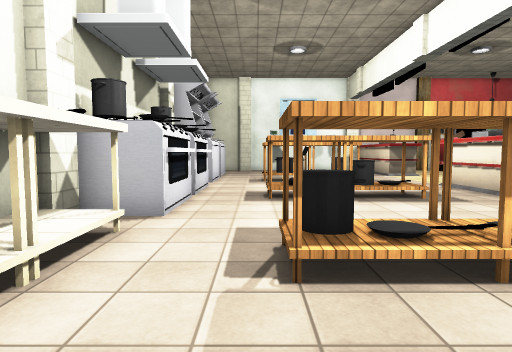
View 1 (above)

21 first-person views from a walk through a 3-D level made in the Unity game engine. The camera is 1.5 m above the floor, tilts 4° down and sees 75° across. The floor is counted in squares, 1 m on a side. Each view is taken from the middle of a square. On the plan, view 1 faces up. The plan holds only what a view shows up to about 15 squares ahead; the rest is blank. The place goes on beyond the plan. Some surface patterns are stand-ins.

View 2
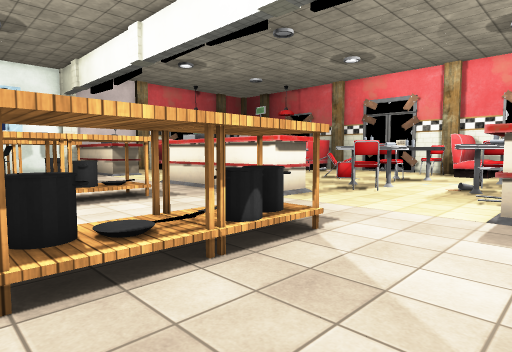

View 3
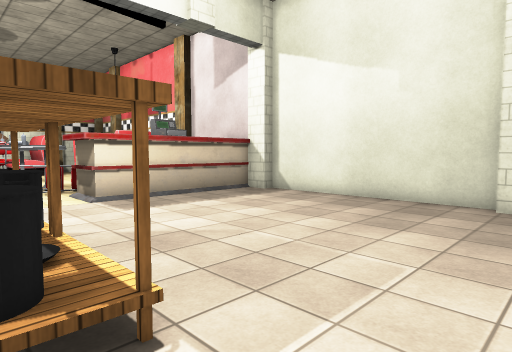

View 4
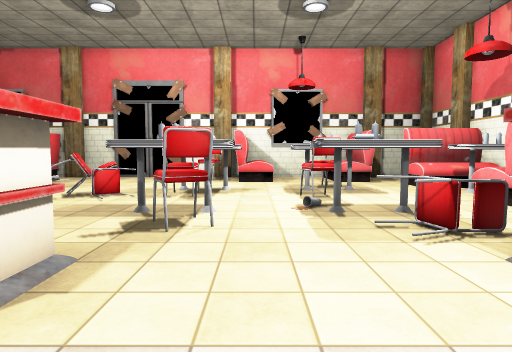

View 5
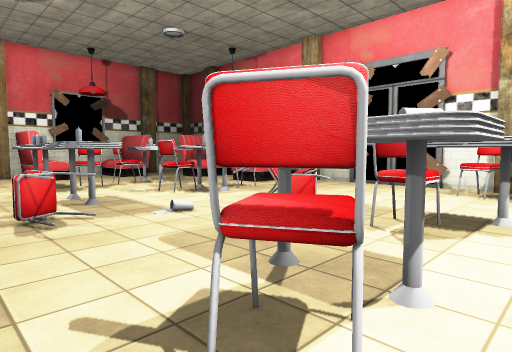

View 6
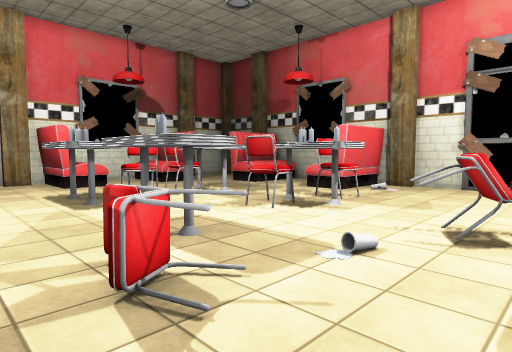

View 7
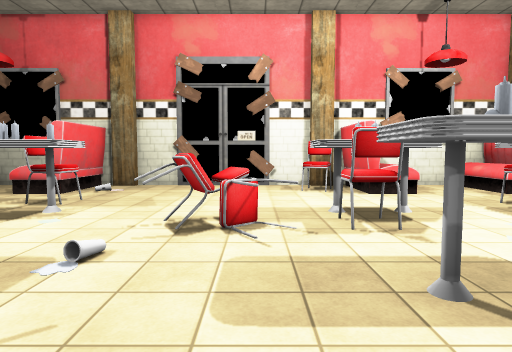

View 8
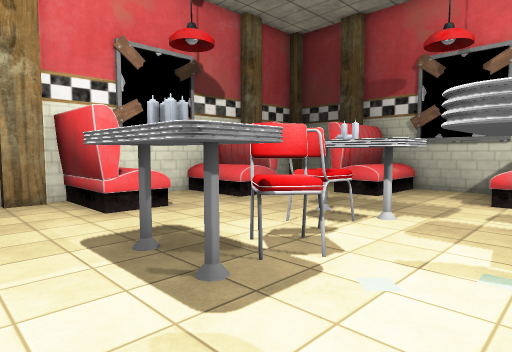

View 9
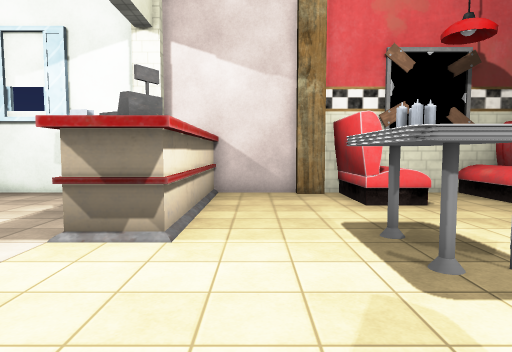

View 10
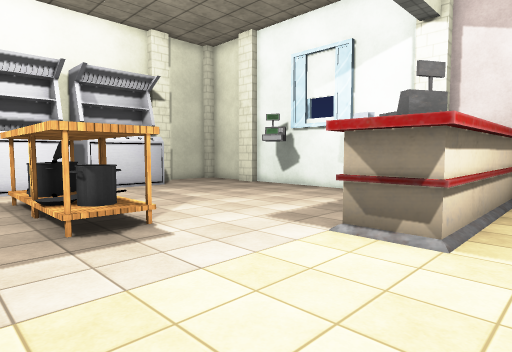

View 11
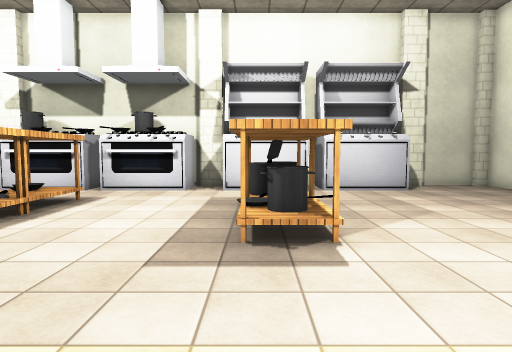

View 12
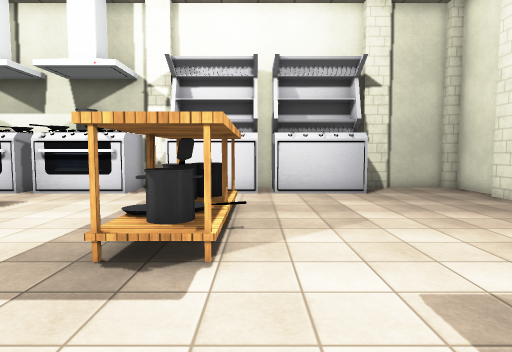

View 13
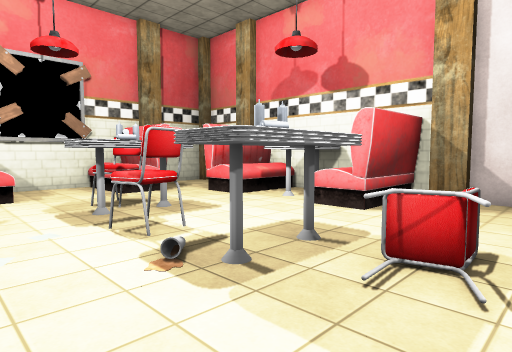

View 14
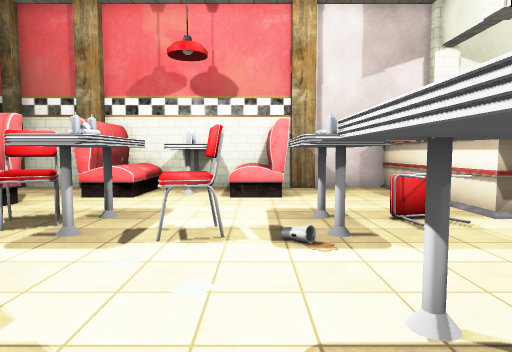

View 15
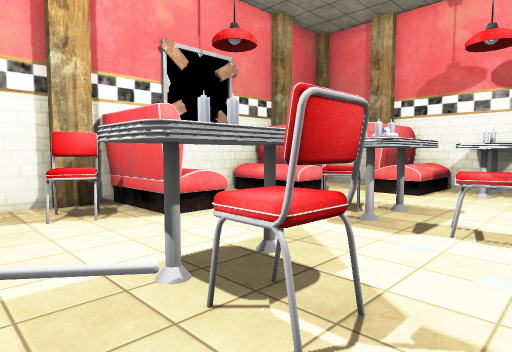

View 16
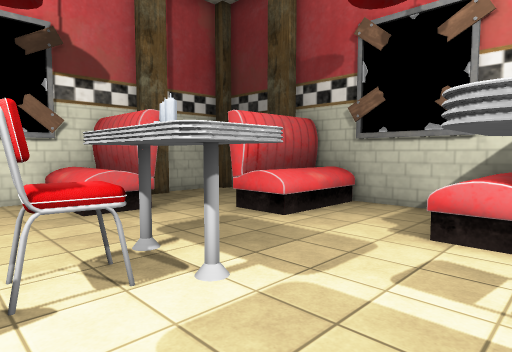

View 17
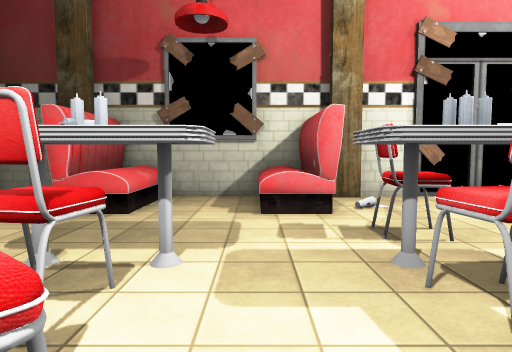

View 18
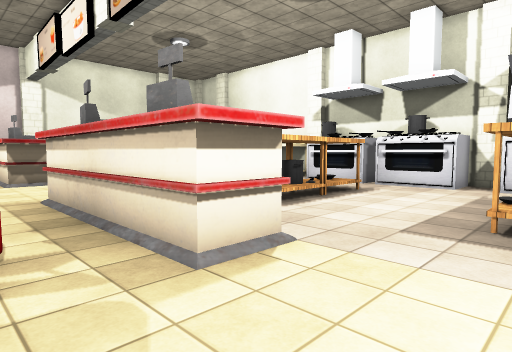

View 19
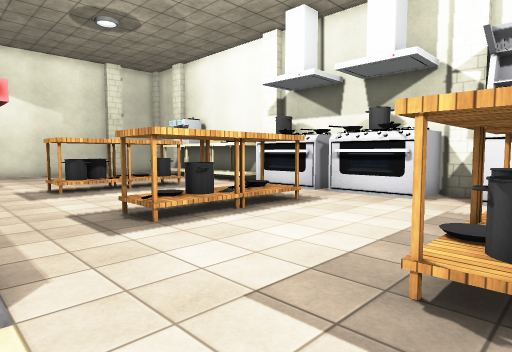

View 20
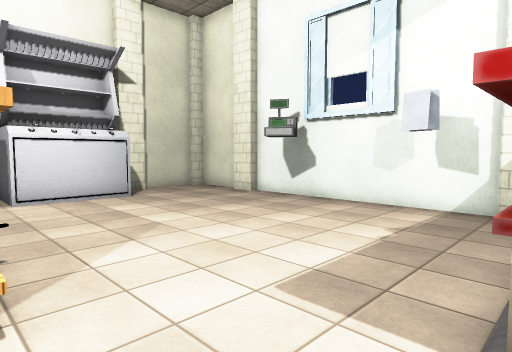

View 21
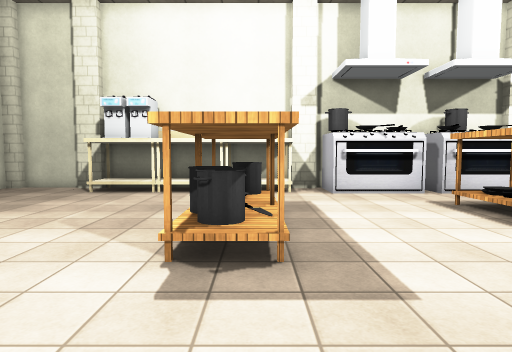

### Floor plan
Key: @ floor where view 1 was taken; # wall or solid block; . main floor; : floor 0.25 m higher than the main floor; = window, fence, low wall or low ledge; O other object.
Columns run from 5 left of view 1 to 27 right of it. Each row starts with its distance up from view 1.
 29  ###############################
 28 ##...........###...#O  ..OO ...##
 27 #............. #....O  ..OO.....#
 26 #............. #....OO ..OO.... #
 25 ##............ #....OOO..OO...  #
 24  OOO..........##............OOOO#
 23  OOO..........##............OOOO#
 22  OOO..........##...OO..OOO..OOOO#
 21 #OOO...............OOOOO O......#
 20 #OOO...............OOO..  ......#
 19  OOO.. =###.................OOOO#
 18  OOO.. =O##.................OOOO#
 17  OOO...............  ..OOOOOOOOO#
 16 ##.................OO..O  O..:.##
 15 #OOO..........##..OOO...OO......#
 14   OO..........##..O.............#
 13   OO..........##.OOO...........O#
 12  O#O..#=##O...##......OO.......##
 11  OOO..#=O#O...##.......OO.......#
 10   O#..........##......OO.......O#
  9    O..........##.......O........#
  8 #OOO..........##...OO..OOO...OO.#
  7 ##...............OOOO..O O...OO##
  6 ###...............OOO...OO..OOOO#
  5 ###...#O###.................OO  #
  4 ###...#OO##.................O   #
  3 ###................ O.OOOOO.....#
  2 ###..............OOOO.O.OOO.....#
  1 ###...........##.O.O ...OO..OOOO#
  0 ###..@........##.O..........OOOO#
 -1 ###...........## ...........OOOO#
 -2 ##............## ...OOO..OOO..
 -3 #.............##....OO  OOOO..
 -4 #.............##....OO OOOOO...
 -5 ##. .........###...#OO OOOOO  ##
 -6  #  ##########################

Positions as (right, up) in squares from view 1, and headings:
1: (0, 0), facing up
2: (0, 0), facing up-right
3: (-2, 5), facing down-right
4: (6, 5), facing right
5: (11, 5), facing up-right
6: (11, 10), facing up-right
7: (11, 10), facing right
8: (12, 17), facing up-right
9: (12, 16), facing up
10: (12, 16), facing up-left
11: (11, 18), facing left
12: (10, 20), facing left
13: (11, 6), facing down-right
14: (16, 9), facing down
15: (16, 10), facing down-right
16: (17, 17), facing up-right
17: (15, 19), facing right
18: (13, 19), facing down-left
19: (9, 19), facing down-left
20: (9, 19), facing up-left
21: (10, 5), facing left
